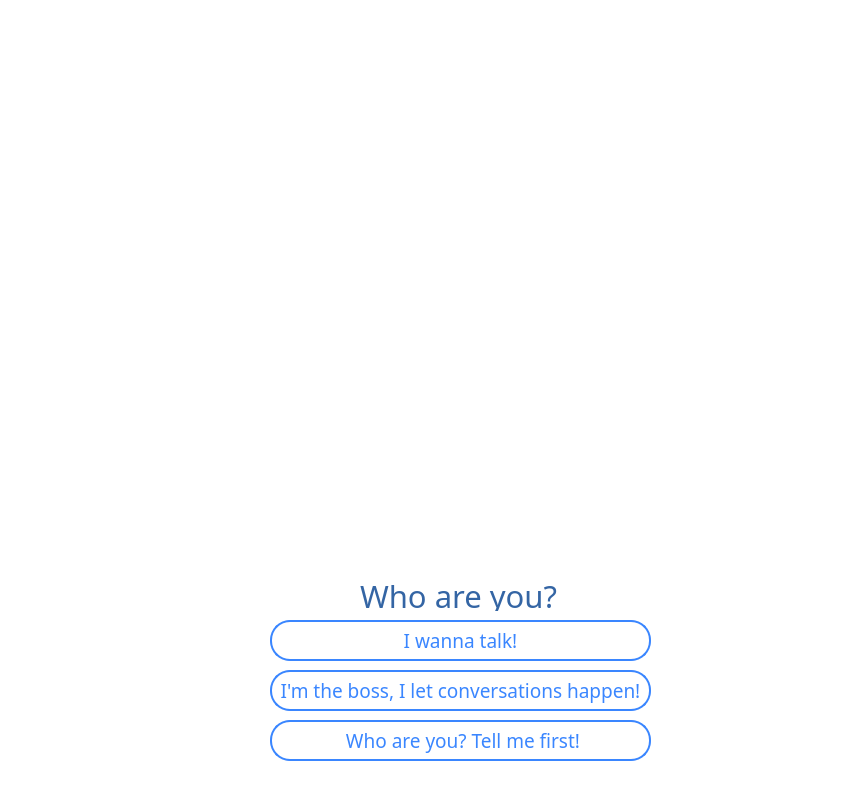
<?xml version="1.0" encoding="UTF-8"?>
<ui version="4.0">
 <class>ModeWindow</class>
 <widget class="QWidget" name="ModeWindow">
  <property name="geometry">
   <rect>
    <x>0</x>
    <y>0</y>
    <width>864</width>
    <height>786</height>
   </rect>
  </property>
  <property name="palette">
   <palette>
    <active>
     <colorrole role="WindowText">
      <brush brushstyle="SolidPattern">
       <color alpha="255">
        <red>0</red>
        <green>0</green>
        <blue>0</blue>
       </color>
      </brush>
     </colorrole>
     <colorrole role="Button">
      <brush brushstyle="SolidPattern">
       <color alpha="255">
        <red>255</red>
        <green>255</green>
        <blue>255</blue>
       </color>
      </brush>
     </colorrole>
     <colorrole role="Light">
      <brush brushstyle="SolidPattern">
       <color alpha="255">
        <red>255</red>
        <green>255</green>
        <blue>255</blue>
       </color>
      </brush>
     </colorrole>
     <colorrole role="Midlight">
      <brush brushstyle="SolidPattern">
       <color alpha="255">
        <red>255</red>
        <green>255</green>
        <blue>255</blue>
       </color>
      </brush>
     </colorrole>
     <colorrole role="Dark">
      <brush brushstyle="SolidPattern">
       <color alpha="255">
        <red>127</red>
        <green>127</green>
        <blue>127</blue>
       </color>
      </brush>
     </colorrole>
     <colorrole role="Mid">
      <brush brushstyle="SolidPattern">
       <color alpha="255">
        <red>170</red>
        <green>170</green>
        <blue>170</blue>
       </color>
      </brush>
     </colorrole>
     <colorrole role="Text">
      <brush brushstyle="SolidPattern">
       <color alpha="255">
        <red>0</red>
        <green>0</green>
        <blue>0</blue>
       </color>
      </brush>
     </colorrole>
     <colorrole role="BrightText">
      <brush brushstyle="SolidPattern">
       <color alpha="255">
        <red>255</red>
        <green>255</green>
        <blue>255</blue>
       </color>
      </brush>
     </colorrole>
     <colorrole role="ButtonText">
      <brush brushstyle="SolidPattern">
       <color alpha="255">
        <red>0</red>
        <green>0</green>
        <blue>0</blue>
       </color>
      </brush>
     </colorrole>
     <colorrole role="Base">
      <brush brushstyle="SolidPattern">
       <color alpha="255">
        <red>255</red>
        <green>255</green>
        <blue>255</blue>
       </color>
      </brush>
     </colorrole>
     <colorrole role="Window">
      <brush brushstyle="SolidPattern">
       <color alpha="255">
        <red>255</red>
        <green>255</green>
        <blue>255</blue>
       </color>
      </brush>
     </colorrole>
     <colorrole role="Shadow">
      <brush brushstyle="SolidPattern">
       <color alpha="255">
        <red>0</red>
        <green>0</green>
        <blue>0</blue>
       </color>
      </brush>
     </colorrole>
     <colorrole role="AlternateBase">
      <brush brushstyle="SolidPattern">
       <color alpha="255">
        <red>255</red>
        <green>255</green>
        <blue>255</blue>
       </color>
      </brush>
     </colorrole>
     <colorrole role="ToolTipBase">
      <brush brushstyle="SolidPattern">
       <color alpha="255">
        <red>255</red>
        <green>255</green>
        <blue>220</blue>
       </color>
      </brush>
     </colorrole>
     <colorrole role="ToolTipText">
      <brush brushstyle="SolidPattern">
       <color alpha="255">
        <red>0</red>
        <green>0</green>
        <blue>0</blue>
       </color>
      </brush>
     </colorrole>
     <colorrole role="PlaceholderText">
      <brush brushstyle="SolidPattern">
       <color alpha="128">
        <red>0</red>
        <green>0</green>
        <blue>0</blue>
       </color>
      </brush>
     </colorrole>
    </active>
    <inactive>
     <colorrole role="WindowText">
      <brush brushstyle="SolidPattern">
       <color alpha="255">
        <red>0</red>
        <green>0</green>
        <blue>0</blue>
       </color>
      </brush>
     </colorrole>
     <colorrole role="Button">
      <brush brushstyle="SolidPattern">
       <color alpha="255">
        <red>255</red>
        <green>255</green>
        <blue>255</blue>
       </color>
      </brush>
     </colorrole>
     <colorrole role="Light">
      <brush brushstyle="SolidPattern">
       <color alpha="255">
        <red>255</red>
        <green>255</green>
        <blue>255</blue>
       </color>
      </brush>
     </colorrole>
     <colorrole role="Midlight">
      <brush brushstyle="SolidPattern">
       <color alpha="255">
        <red>255</red>
        <green>255</green>
        <blue>255</blue>
       </color>
      </brush>
     </colorrole>
     <colorrole role="Dark">
      <brush brushstyle="SolidPattern">
       <color alpha="255">
        <red>127</red>
        <green>127</green>
        <blue>127</blue>
       </color>
      </brush>
     </colorrole>
     <colorrole role="Mid">
      <brush brushstyle="SolidPattern">
       <color alpha="255">
        <red>170</red>
        <green>170</green>
        <blue>170</blue>
       </color>
      </brush>
     </colorrole>
     <colorrole role="Text">
      <brush brushstyle="SolidPattern">
       <color alpha="255">
        <red>0</red>
        <green>0</green>
        <blue>0</blue>
       </color>
      </brush>
     </colorrole>
     <colorrole role="BrightText">
      <brush brushstyle="SolidPattern">
       <color alpha="255">
        <red>255</red>
        <green>255</green>
        <blue>255</blue>
       </color>
      </brush>
     </colorrole>
     <colorrole role="ButtonText">
      <brush brushstyle="SolidPattern">
       <color alpha="255">
        <red>0</red>
        <green>0</green>
        <blue>0</blue>
       </color>
      </brush>
     </colorrole>
     <colorrole role="Base">
      <brush brushstyle="SolidPattern">
       <color alpha="255">
        <red>255</red>
        <green>255</green>
        <blue>255</blue>
       </color>
      </brush>
     </colorrole>
     <colorrole role="Window">
      <brush brushstyle="SolidPattern">
       <color alpha="255">
        <red>255</red>
        <green>255</green>
        <blue>255</blue>
       </color>
      </brush>
     </colorrole>
     <colorrole role="Shadow">
      <brush brushstyle="SolidPattern">
       <color alpha="255">
        <red>0</red>
        <green>0</green>
        <blue>0</blue>
       </color>
      </brush>
     </colorrole>
     <colorrole role="AlternateBase">
      <brush brushstyle="SolidPattern">
       <color alpha="255">
        <red>255</red>
        <green>255</green>
        <blue>255</blue>
       </color>
      </brush>
     </colorrole>
     <colorrole role="ToolTipBase">
      <brush brushstyle="SolidPattern">
       <color alpha="255">
        <red>255</red>
        <green>255</green>
        <blue>220</blue>
       </color>
      </brush>
     </colorrole>
     <colorrole role="ToolTipText">
      <brush brushstyle="SolidPattern">
       <color alpha="255">
        <red>0</red>
        <green>0</green>
        <blue>0</blue>
       </color>
      </brush>
     </colorrole>
     <colorrole role="PlaceholderText">
      <brush brushstyle="SolidPattern">
       <color alpha="128">
        <red>0</red>
        <green>0</green>
        <blue>0</blue>
       </color>
      </brush>
     </colorrole>
    </inactive>
    <disabled>
     <colorrole role="WindowText">
      <brush brushstyle="SolidPattern">
       <color alpha="255">
        <red>127</red>
        <green>127</green>
        <blue>127</blue>
       </color>
      </brush>
     </colorrole>
     <colorrole role="Button">
      <brush brushstyle="SolidPattern">
       <color alpha="255">
        <red>255</red>
        <green>255</green>
        <blue>255</blue>
       </color>
      </brush>
     </colorrole>
     <colorrole role="Light">
      <brush brushstyle="SolidPattern">
       <color alpha="255">
        <red>255</red>
        <green>255</green>
        <blue>255</blue>
       </color>
      </brush>
     </colorrole>
     <colorrole role="Midlight">
      <brush brushstyle="SolidPattern">
       <color alpha="255">
        <red>255</red>
        <green>255</green>
        <blue>255</blue>
       </color>
      </brush>
     </colorrole>
     <colorrole role="Dark">
      <brush brushstyle="SolidPattern">
       <color alpha="255">
        <red>127</red>
        <green>127</green>
        <blue>127</blue>
       </color>
      </brush>
     </colorrole>
     <colorrole role="Mid">
      <brush brushstyle="SolidPattern">
       <color alpha="255">
        <red>170</red>
        <green>170</green>
        <blue>170</blue>
       </color>
      </brush>
     </colorrole>
     <colorrole role="Text">
      <brush brushstyle="SolidPattern">
       <color alpha="255">
        <red>127</red>
        <green>127</green>
        <blue>127</blue>
       </color>
      </brush>
     </colorrole>
     <colorrole role="BrightText">
      <brush brushstyle="SolidPattern">
       <color alpha="255">
        <red>255</red>
        <green>255</green>
        <blue>255</blue>
       </color>
      </brush>
     </colorrole>
     <colorrole role="ButtonText">
      <brush brushstyle="SolidPattern">
       <color alpha="255">
        <red>127</red>
        <green>127</green>
        <blue>127</blue>
       </color>
      </brush>
     </colorrole>
     <colorrole role="Base">
      <brush brushstyle="SolidPattern">
       <color alpha="255">
        <red>255</red>
        <green>255</green>
        <blue>255</blue>
       </color>
      </brush>
     </colorrole>
     <colorrole role="Window">
      <brush brushstyle="SolidPattern">
       <color alpha="255">
        <red>255</red>
        <green>255</green>
        <blue>255</blue>
       </color>
      </brush>
     </colorrole>
     <colorrole role="Shadow">
      <brush brushstyle="SolidPattern">
       <color alpha="255">
        <red>0</red>
        <green>0</green>
        <blue>0</blue>
       </color>
      </brush>
     </colorrole>
     <colorrole role="AlternateBase">
      <brush brushstyle="SolidPattern">
       <color alpha="255">
        <red>255</red>
        <green>255</green>
        <blue>255</blue>
       </color>
      </brush>
     </colorrole>
     <colorrole role="ToolTipBase">
      <brush brushstyle="SolidPattern">
       <color alpha="255">
        <red>255</red>
        <green>255</green>
        <blue>220</blue>
       </color>
      </brush>
     </colorrole>
     <colorrole role="ToolTipText">
      <brush brushstyle="SolidPattern">
       <color alpha="255">
        <red>0</red>
        <green>0</green>
        <blue>0</blue>
       </color>
      </brush>
     </colorrole>
     <colorrole role="PlaceholderText">
      <brush brushstyle="SolidPattern">
       <color alpha="128">
        <red>0</red>
        <green>0</green>
        <blue>0</blue>
       </color>
      </brush>
     </colorrole>
    </disabled>
   </palette>
  </property>
  <property name="windowTitle">
   <string>SpeakAPP</string>
  </property>
  <widget class="QLabel" name="mainImage_label">
   <property name="geometry">
    <rect>
     <x>120</x>
     <y>0</y>
     <width>661</width>
     <height>571</height>
    </rect>
   </property>
   <property name="text">
    <string>&lt;html&gt;&lt;head/&gt;&lt;body&gt;&lt;p&gt;&lt;img src=&quot;:/modewindow/mode_window_main_picture.png&quot;/&gt;&lt;/p&gt;&lt;/body&gt;&lt;/html&gt;</string>
   </property>
  </widget>
  <widget class="QPushButton" name="serverMode_pushButton">
   <property name="geometry">
    <rect>
     <x>270</x>
     <y>670</y>
     <width>381</width>
     <height>41</height>
    </rect>
   </property>
   <property name="font">
    <font>
     <family>Chilanka</family>
     <pointsize>14</pointsize>
     <weight>9</weight>
     <italic>false</italic>
     <bold>false</bold>
    </font>
   </property>
   <property name="autoFillBackground">
    <bool>false</bool>
   </property>
   <property name="styleSheet">
    <string notr="true">QPushButton{
	color: rgb(58, 134, 255);
	font: 75 14pt &quot;Chilanka&quot;;
	background-color: white;
	border: 2px solid rgb(58, 134, 255);
	border-radius: 20px;
}

QPushButton:pressed{
	background-color: rgb(109, 191, 64);
	color:white;

}

QPushButton:hover{
	background-color: rgb(64, 173, 191);
color: white;
}</string>
   </property>
   <property name="text">
    <string>I'm the boss, I let conversations happen!</string>
   </property>
  </widget>
  <widget class="QPushButton" name="userMode_pushButton">
   <property name="geometry">
    <rect>
     <x>270</x>
     <y>620</y>
     <width>381</width>
     <height>41</height>
    </rect>
   </property>
   <property name="font">
    <font>
     <family>Chilanka</family>
     <pointsize>14</pointsize>
     <weight>9</weight>
     <italic>false</italic>
     <bold>false</bold>
    </font>
   </property>
   <property name="styleSheet">
    <string notr="true">QPushButton{
	color: rgb(58, 134, 255);
	font: 75 14pt &quot;Chilanka&quot;;
	background-color: white;
	border: 2px solid rgb(58, 134, 255);
	border-radius: 20px;
}

QPushButton:pressed{
	background-color: rgb(109, 191, 64);
	color:white;

}

QPushButton:hover{
	background-color: rgb(64, 173, 191);
color: white;
}


</string>
   </property>
   <property name="text">
    <string>I wanna talk!</string>
   </property>
  </widget>
  <widget class="QPushButton" name="aboutMode_pushButton">
   <property name="geometry">
    <rect>
     <x>270</x>
     <y>720</y>
     <width>381</width>
     <height>41</height>
    </rect>
   </property>
   <property name="font">
    <font>
     <family>Chilanka</family>
     <pointsize>14</pointsize>
     <weight>9</weight>
     <italic>false</italic>
     <bold>false</bold>
    </font>
   </property>
   <property name="styleSheet">
    <string notr="true">QPushButton{
	color: rgb(58, 134, 255);
	font: 75 14pt &quot;Chilanka&quot;;
	background-color: white;
	border: 2px solid rgb(58, 134, 255);
	border-radius: 20px;
}

QPushButton:pressed{
	background-color: rgb(109, 191, 64);
	color:white;

}

QPushButton:hover{
	background-color: rgb(64, 173, 191);
color: white;
}</string>
   </property>
   <property name="text">
    <string> Who are you? Tell me first!</string>
   </property>
  </widget>
  <widget class="QLabel" name="whoAreYou_label">
   <property name="geometry">
    <rect>
     <x>360</x>
     <y>580</y>
     <width>201</width>
     <height>31</height>
    </rect>
   </property>
   <property name="font">
    <font>
     <family>Chilanka</family>
     <pointsize>23</pointsize>
     <weight>9</weight>
     <italic>false</italic>
     <bold>false</bold>
    </font>
   </property>
   <property name="styleSheet">
    <string notr="true">QLabel {
font: 75 23pt &quot;Chilanka&quot;;
color: rgb(52, 101, 164)
}

</string>
   </property>
   <property name="text">
    <string>Who are you?</string>
   </property>
  </widget>
 </widget>
 <resources/>
 <connections/>
</ui>
